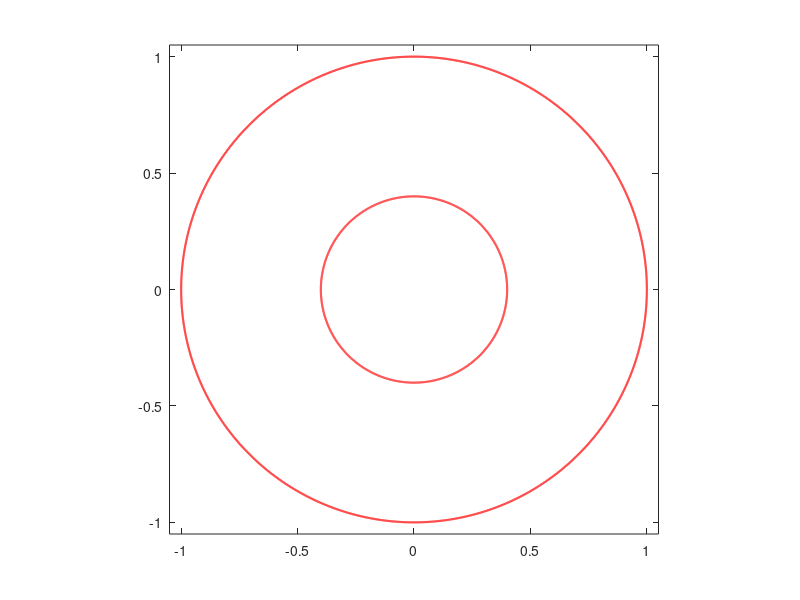

MATLAB code to generate this figure: (Note: this script raises an error after producing the figure.)
clear
clc
addpath ../bie; addpath ../fmm; addpath ../maps;
%%
n         =   2^12
t         =   (0:2*pi/n:2*pi-2*pi/n).';
%% 
rad       =   [0.4 ];
cen       =   [0.0 ];
theth     =   [0      ;   0    ];
thetv     =   [pi/2   ;   pi/2 ];
%%
m = length(rad);
% 
et(1:n,1)   =   exp(i.*t);et(1)=1;et(n/4+1)=i;et(n/2+1)=-1;
etp(1:n,1)  =   i.*exp(i.*t);
%%
for k=1:m
    Jk = 1+k*n:(k+1)*n;
    et(Jk,1)    =  cen(k)+rad(k)*exp(-i*t);
    etp(Jk,1)   =      -i*rad(k)*exp(-i*t);
end
%%
%%
figure;
hold on; box on
for k=1:m+1
    crv = et(1+(k-1)*n:k*n);crv(n+1)=crv(1);
    plot(real(crv),imag(crv),'-r','LineWidth',1.5);
end 
axis equal
axis([-1.05  1.05  -1.05   1.05])
% print -dpdf  fig1_im_one
%%
alpha =  i*sqrt(rad);
mapv  =  strslitmap(et,etp,alpha,n,thetv);
maph  =  strslitmap(et,etp,alpha,n,theth);
%
zetvo =  mapv.zet; zetvo = zetvo-mean(zetvo);
zetho =  maph.zet; zetho = zetho-mean(zetho); 
%%
figure;
hold on; box on
% 
for k=1:m+1
    crv = zetho(1+(k-1)*n:k*n);crv(n+1)=crv(1);
    plot(real(crv),imag(crv),'-b','LineWidth',1.5);
    crv = zetvo(1+(k-1)*n:k*n);crv(n+1)=crv(1);
    plot(real(crv),imag(crv),'-r','LineWidth',1.5);
end 
axis equal
axis([-3  3  -3   3])
%%
figure(10);clf
set(groot,'defaultAxesTickLabelInterpreter','latex');
set(groot,'defaulttextinterpreter','latex');
set(groot,'defaultLegendInterpreter','latex');
hold on; box on
% 
% 
Uv    = [1.2;1.5;2;4;6;8];
clrr  = [1    0    1
         0.6  0.1  0.2
         0    0.5  0.0
         0    0    0
         0    0    1
         1    0    0];
%
for kk=1:length(Uv)
%     
U    =  Uv(kk);
zetv =  zetvo;
zeth = (1-U).*zetho;
zmap =  (zetv-zeth)/U;
% 
zet  =  zmap(1:n);
zetp =  derfft(real(zet))+i*derfft(imag(zet));
Area = -(2*pi/n)*sum(real(zet).*imag(zetp));
%
zmap =  sqrt(pi/Area)*zmap;
zet  =  zmap(1:n);
zetp =  derfft(real(zet))+i*derfft(imag(zet));
Area = -(2*pi/n)*sum(real(zet).*imag(zetp))
% 
% 
k=1;
crv = zmap(1+(k-1)*n:k*n);crv(n+1)=crv(1);
plot(real(crv),imag(crv),'color',clrr(kk,:),'LineWidth',2);
grid on
%
end
set(gca,'FontSize',14)
axis equal
axis([-4.5  4.55  -4   5])
% xticks([-1:0.5:1])
% yticks([-1:0.5:1])
Leg=legend({'$U=1.2$','$U=1.5$','$U=2$','$U=4$','$U=6$',...
        '$U=8$'},'Interpreter','LaTeX',...
        'location','northeast');
%
Leg.AutoUpdate = 'off';
for kk=1:length(Uv)
%     
U    =  Uv(kk);
zetv =  zetvo;
zeth = (1-U).*zetho;
zmap =  (zetv-zeth)/U;
% 
zet  =  zmap(1:n);
zetp =  derfft(real(zet))+i*derfft(imag(zet));
Area = -(2*pi/n)*sum(real(zet).*imag(zetp));
%
zmap =  sqrt(pi/Area)*zmap;
zet  =  zmap(1:n);
zetp =  derfft(real(zet))+i*derfft(imag(zet));
Area = -(2*pi/n)*sum(real(zet).*imag(zetp))
% 
% 
k=2;
crv = zmap(1+(k-1)*n:k*n);crv(n+1)=crv(1);
plot(real(crv),imag(crv),'color',clrr(kk,:),'LineWidth',2); 
%
end
%
set(gca,'FontSize',14)
axis square
set(gca,'LooseInset',get(gca,'TightInset'))
grid on; 
ax=gca; 
set(ax,'xminorgrid','on','yminorgrid','on')
ax.GridAlpha=0.25; ax.MinorGridAlpha=0.25;
% print -depsc FigCrowdy2
%%